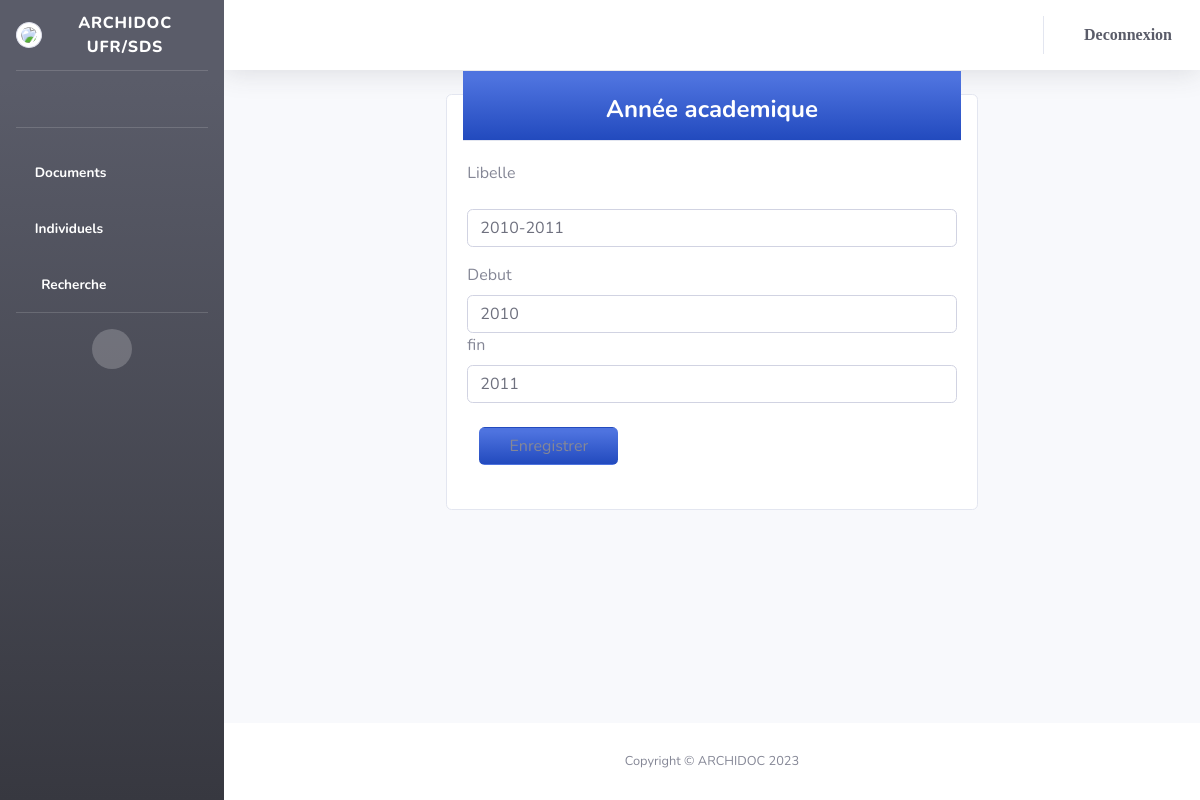
The app's page /parametres/annee_academique_form/11 with its own data.
### parametres/models.py (models this page shows)
class Annee_academique(models.Model):
	libelle= models.TextField()
	debut = models.IntegerField()
	fin = models.IntegerField()
	description = models.TextField()
	created= models.TimeField(auto_now=False, auto_now_add=True)
	updated= models.TimeField(auto_now=True, auto_now_add=False)

### parametres/views.py (the view)
# urls.py: path('annee_academique_form/<int:id>', views.annee_academiqueForm, name='annee_academique_form'),
def annee_academiqueForm(request, id):
	annee=0
	if id > 0:
		annee=Annee_academique.objects.get(id=id)
	return render(request, 'annee_academique/form.html', {'annee':annee})

### templates/annee_academique/form.html (shortened to what this page needs)
 {% extends 'layouts/Layout.html'%}
 {% load static %}
 {% block content %}
        <div id="addmodal" class="row">
          <div class="col-lg-7 col-md-8 col-12 mx-auto">
            <div class="card z-index-0 fadeIn3 fadeInBottom">
              <div class="card-header p-0 position-relative mt-n4 mx-3 z-index-2">
                <div class="bg-gradient-primary shadow-primary border-radius-lg py-3 pe-1">
                  <h4 class="text-white font-weight-bolder text-center mt-2 mb-0">Année academique</h4>
                </div>
              </div>
              <div class="card-body">
                <form role="form" method="POST" class="text-start" {% if annee.id %} action="{% url 'set_annee_academique' id=annee.id %}"  {% else %} action="{% url 'list_annee_academique' %}" {% endif %}>
                  <label class="form-label">Libelle</label>
                  <div class="input-group input-group-outline my-3">
                    <input type="text" name="libelle" {% if annee.libelle %} value="{{annee.libelle}}"  {% endif %} class="form-control" required>
                  </div>
                  <label class="form-label">Debut</label>
                  <div class="input-group input-group-outline">
                    <input type="number" name="debut" {% if annee.debut %} value="{{annee.debut}}"  {% endif %} class="form-control" required>
                  </div>
                  <label class="form-label">fin</label>
                  <div class="input-group input-group-outline">
                    <input type="number" name="fin" class="form-control" {% if annee.fin %} value="{{annee.fin}}"  {% endif %} required>
                  </div>
                    <div class="col-4">
                      <div class="text-center">
                        <input type="submit" value="Enregistrer" type="button" class="btn bg-gradient-primary w-100 my-4 mb-2">
                      </div>
                    </div>
                </form>
              </div>
            </div>
          </div>
        </div>
 {% endblock %}

### records on screen
Annee_academique: libelle "2010-2011", debut "2010", fin "2011"
